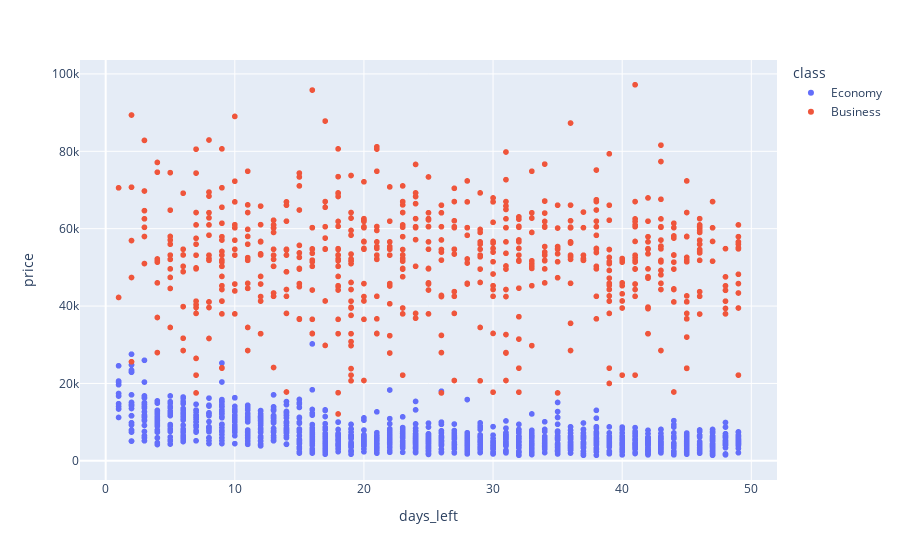

Here is the notebook cell this chart was saved with:
### Code cell
if SIMPLIFIED_PLOTS:
    fig = px.scatter(df_raw_sample, x="days_left", y="price", color="class")
else: 
    fig = px.scatter(df_raw, x="days_left", y="price", color="class", marginal_y="violin", marginal_x="box", trendline="ols", template="simple_white")
fig.show()

### Figure 1 — Plotly figure (JSON) as saved in the notebook; plotly's stock layout.template omitted (floating-point values rounded to 4 significant figures; data arrays with more than 128 entries replaced by an {"elided": "..."} marker saying what was removed)
{"data": [{"hovertemplate": "class=Economy<br>days_left=%{x}<br>price=%{y}<extra></extra>", "legendgroup": "Economy", "marker": {"color": "#636efa", "symbol": "circle"}, "mode": "markers", "name": "Economy", "showlegend": true, "type": "scattergl", "x": {"elided": "1365 int values"}, "xaxis": "x", "y": {"elided": "1365 int values"}, "yaxis": "y"}, {"hovertemplate": "class=Business<br>days_left=%{x}<br>price=%{y}<extra></extra>", "legendgroup": "Business", "marker": {"color": "#EF553B", "symbol": "circle"}, "mode": "markers", "name": "Business", "showlegend": true, "type": "scattergl", "x": {"elided": "635 int values"}, "xaxis": "x", "y": {"elided": "635 int values"}, "yaxis": "y"}], "layout": {"legend": {"title": {"text": "class"}, "tracegroupgap": 0}, "margin": {"t": 60}, "xaxis": {"anchor": "y", "domain": [0, 1], "title": {"text": "days_left"}}, "yaxis": {"anchor": "x", "domain": [0, 1], "title": {"text": "price"}}}}
